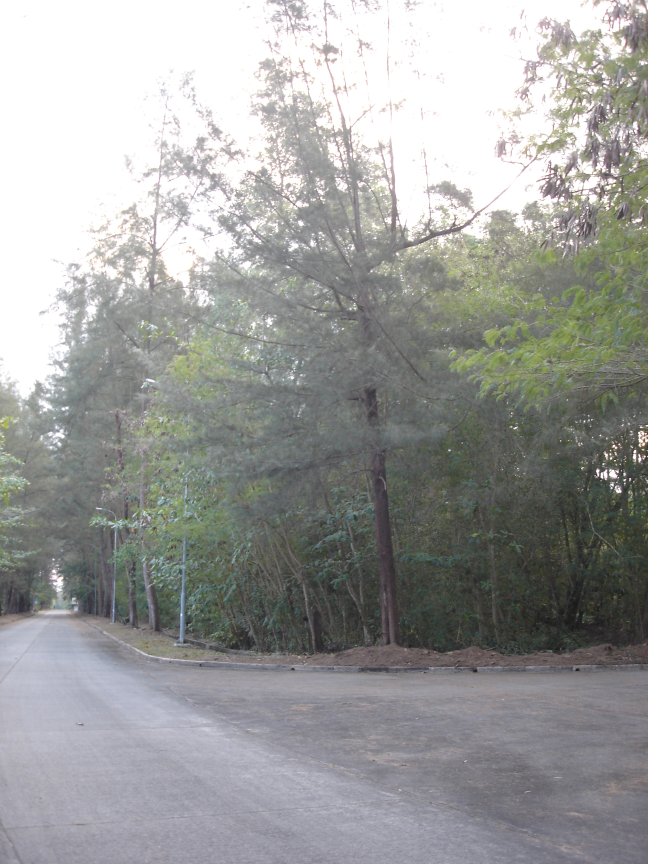
#> input picture gambar_terang.JPG, 1944 x 2592 px, found by its file name (shown at 1/3 size); the run also reads 1 picture not shown here
$ python 'tugas 1 pcv.py'
#> lines starting #> are read from the running program, lines starting #| are printed output that depends on the picture
"""
IMAGE LAB - Tugas Pengolahan Citra Digital
============================================
Lingkungan  : Python 3 + numpy + opencv-python + matplotlib
Cara pakai  : jalankan di VS Code (klik Run) atau via terminal:
              python image_lab.py

INSTALASI PAKET (jalankan sekali di terminal VS Code):
    pip install numpy opencv-python matplotlib

Struktur file mengikuti 4 soal:
  1. Uji lingkungan: baca 1 foto & tampilkan
  2. Baca 3 citra (terang, gelap, kontras rendah) -> laporkan shape, dtype, min, max, mean
  3. Cetak potongan 8x8 piksel dari area gelap & terang
  4. Hitung ukuran data mentah vs ukuran file -> rasio kompresi

Fitur tambahan (bonus):
  - Konversi citra ke: Grayscale, Red-scale, Blue-scale, Yellow-scale, Green-scale
  - Dipanggil lewat menu interaktif di bagian bawah skrip
"""

import os
import cv2
import numpy as np
import matplotlib.pyplot as plt


# =========================================================
# SOAL 1 - UJI LINGKUNGAN: BACA 1 FOTO & TAMPILKAN
# =========================================================
def uji_baca_dan_tampilkan(path_gambar):
    """
    Membaca satu gambar dengan OpenCV, lalu men1ampilkannya dengan matplotlib.
    OpenCV membaca gambar dengan urutan channel BGR, sedangkan matplotlib
    menampilkan dengan urutan RGB, sehingga perlu dikonversi dulu.
    """
#> called with path_gambar = 'gambar_terang.jpg'
    img = cv2.imread(path_gambar)  # hasilnya BGR
#> img is the input picture: shape (2592, 1944, 3); mean B, G, R 155.6, 157.4, 156.5

    if img is None:
        print(f"[GAGAL] Tidak bisa membaca file: {path_gambar}")
        return None

    img_rgb = cv2.cvtColor(img, cv2.COLOR_BGR2RGB)

    plt.figure(figsize=(5, 5))
    plt.imshow(img_rgb)
    plt.title(f"Uji Tampil: {os.path.basename(path_gambar)}")
    plt.axis("off")
    plt.show()

    print(f"[OK] Berhasil membaca & menampilkan: {path_gambar}")
    print(f"     Ukuran (H, W, C): {img.shape}")
#|      Ukuran (H, W, C): (2592, 1944, 3)
    return img


# =========================================================
# SOAL 2 - LAPORAN STATISTIK 3 CITRA (shape, dtype, min, max, mean)
# =========================================================
def laporan_statistik_citra(daftar_path):
    """
    Membaca beberapa citra (mis. terang, gelap, kontras rendah)
    dan mencetak shape, dtype, nilai minimum, maksimum, dan rata-rata piksel.
    """
    print("\n" + "=" * 60)
    print("SOAL 2 - LAPORAN STATISTIK CITRA")
    print("=" * 60)

    hasil = {}
    for path in daftar_path:
        img = cv2.imread(path)
        if img is None:
            print(f"[GAGAL] Tidak bisa membaca: {path}")
            continue

        nama = os.path.basename(path)
        shape = img.shape
#> shape = (2592, 1944, 3)
        dtype = img.dtype
        nilai_min = img.min()
#> nilai_min = 11
        nilai_max = img.max()
#> nilai_max = 255
        nilai_mean = img.mean()
#> nilai_mean = 156.5

        print(f"\nCitra   : {nama}")
        print(f"  shape : {shape}")
#|   shape : (2592, 1944, 3)
        print(f"  dtype : {dtype}")
#|   dtype : uint8
        print(f"  min   : {nilai_min}")
#|   min   : 11
        print(f"  max   : {nilai_max}")
#|   max   : 255
        print(f"  mean  : {nilai_mean:.2f}")
#|   mean  : 156.50

        hasil[nama] = {
            "img": img,
            "shape": shape,
            "dtype": dtype,
            "min": nilai_min,
            "max": nilai_max,
            "mean": nilai_mean,
        }

    return hasil


# =========================================================
# SOAL 3 - POTONGAN 8x8 PIKSEL DARI AREA GELAP & TERANG
# =========================================================
def cetak_patch_8x8(img, baris_awal, kolom_awal, label=""):
    """
    Mengambil dan mencetak potongan (patch) 8x8 piksel dari sebuah citra,
    dimulai dari koordinat (baris_awal, kolom_awal).
    Untuk citra berwarna, dicetak per channel (B, G, R) agar mudah dibaca.
    """
    patch = img[baris_awal:baris_awal + 8, kolom_awal:kolom_awal + 8]

    print(f"\n--- Patch 8x8 [{label}] mulai (baris={baris_awal}, kolom={kolom_awal}) ---")
    print(f"Bentuk patch: {patch.shape}")

    if patch.ndim == 3:  # citra berwarna (H, W, 3) -> urutan BGR
        nama_channel = ["Blue", "Green", "Red"]
        for i, nama in enumerate(nama_channel):
            print(f"\nChannel {nama}:")
            print(patch[:, :, i])
    else:  # citra grayscale
        print(patch)

    print(f"\nRentang nilai pada patch ini: min={patch.min()}, max={patch.max()}")
    return patch


def cari_titik_gelap_dan_terang(img):
    """
    Mencari koordinat piksel paling gelap dan paling terang pada citra
    (berdasarkan citra grayscale-nya), untuk dijadikan pusat pengambilan patch.
    """
    gray = cv2.cvtColor(img, cv2.COLOR_BGR2GRAY)
    idx_gelap = np.unravel_index(np.argmin(gray), gray.shape)
    idx_terang = np.unravel_index(np.argmax(gray), gray.shape)
    return idx_gelap, idx_terang


def soal3_area_gelap_terang(img, nama_citra="citra"):
    print("\n" + "=" * 60)
    print(f"SOAL 3 - PATCH 8x8 AREA GELAP & TERANG ({nama_citra})")
    print("=" * 60)

    (r_gelap, c_gelap), (r_terang, c_terang) = cari_titik_gelap_dan_terang(img)

    # geser sedikit agar patch 8x8 tidak keluar batas gambar
    r_gelap = min(max(r_gelap, 0), img.shape[0] - 8)
    c_gelap = min(max(c_gelap, 0), img.shape[1] - 8)
    r_terang = min(max(r_terang, 0), img.shape[0] - 8)
    c_terang = min(max(c_terang, 0), img.shape[1] - 8)

    cetak_patch_8x8(img, r_gelap, c_gelap, label="area gelap")
    cetak_patch_8x8(img, r_terang, c_terang, label="area terang")


# =========================================================
# SOAL 4 - UKURAN DATA MENTAH vs UKURAN FILE -> RASIO KOMPRESI
# =========================================================
def hitung_rasio_kompresi(path_gambar):
    """
    Menghitung ukuran data mentah citra (uncompressed, dalam byte) berdasarkan
    shape dan dtype array numpy, dibandingkan dengan ukuran file aslinya di disk
    (yang biasanya sudah terkompresi, mis. JPEG/PNG).
    """
    print("\n" + "=" * 60)
    print(f"SOAL 4 - RASIO KOMPRESI: {os.path.basename(path_gambar)}")
    print("=" * 60)

    img = cv2.imread(path_gambar)
    if img is None:
        print(f"[GAGAL] Tidak bisa membaca: {path_gambar}")
        return None

    tinggi, lebar, channel = img.shape
    byte_per_piksel = img.dtype.itemsize  # umumnya 1 byte (uint8)

    # Ukuran data mentah = tinggi x lebar x channel x byte_per_piksel
    ukuran_mentah = tinggi * lebar * channel * byte_per_piksel

    # Ukuran file asli di disk (sudah terkompresi oleh format JPEG/PNG dst.)
    ukuran_file = os.path.getsize(path_gambar)

    rasio = ukuran_mentah / ukuran_file if ukuran_file > 0 else float("inf")

    print(f"Dimensi citra          : {tinggi} x {lebar} x {channel}")
    print(f"Byte per piksel        : {byte_per_piksel}")
    print(f"Ukuran data mentah     : {ukuran_mentah:,} byte  (~{ukuran_mentah/1024:.1f} KB)")
    print(f"Ukuran file di disk    : {ukuran_file:,} byte  (~{ukuran_file/1024:.1f} KB)")
    print(f"Rasio kompresi         : {rasio:.2f} : 1")
    print("(Artinya file di disk kira-kira " f"{rasio:.1f}x lebih kecil dibanding data mentahnya)")

    return {
        "ukuran_mentah": ukuran_mentah,
        "ukuran_file": ukuran_file,
        "rasio": rasio,
    }


# =========================================================
# BONUS - KONVERSI WARNA: GRAYSCALE, RED, BLUE, YELLOW, GREEN
# =========================================================
def ke_grayscale(img):
    """Mengubah citra BGR menjadi grayscale, lalu dikembalikan dalam 3 channel
    (agar bisa ditampilkan/disimpan sejajar dengan citra warna lain)."""
    gray = cv2.cvtColor(img, cv2.COLOR_BGR2GRAY)
    return cv2.cvtColor(gray, cv2.COLOR_GRAY2BGR)


def ke_redscale(img):
    """Menonjolkan channel Red saja: channel Blue & Green dinolkan."""
    hasil = img.copy()
    hasil[:, :, 0] = 0  # Blue -> 0
    hasil[:, :, 1] = 0  # Green -> 0
    return hasil


def ke_bluescale(img):
    """Menonjolkan channel Blue saja: channel Green & Red dinolkan."""
    hasil = img.copy()
    hasil[:, :, 1] = 0  # Green -> 0
    hasil[:, :, 2] = 0  # Red -> 0
    return hasil


def ke_greenscale(img):
    """Menonjolkan channel Green saja: channel Blue & Red dinolkan."""
    hasil = img.copy()
    hasil[:, :, 0] = 0  # Blue -> 0
    hasil[:, :, 2] = 0  # Red -> 0
    return hasil


def ke_yellowscale(img):
    """
    Kuning = campuran Red + Green (tanpa Blue), karena tidak ada channel
    'yellow' langsung di BGR. Maka channel Blue dinolkan, Red & Green tetap.
    """
    hasil = img.copy()
    hasil[:, :, 0] = 0  # Blue -> 0, sisakan Green & Red -> tampak kuning
    return hasil


KONVERSI_WARNA = {
    "1": ("Grayscale", ke_grayscale),
    "2": ("Red-scale", ke_redscale),
    "3": ("Blue-scale", ke_bluescale),
    "4": ("Yellow-scale", ke_yellowscale),
    "5": ("Green-scale", ke_greenscale),
}


def tampilkan_perbandingan(img_asli, img_hasil, judul_hasil):
    """Menampilkan citra asli dan citra hasil konversi berdampingan."""
    asli_rgb = cv2.cvtColor(img_asli, cv2.COLOR_BGR2RGB)
    hasil_rgb = cv2.cvtColor(img_hasil, cv2.COLOR_BGR2RGB)

    fig, ax = plt.subplots(1, 2, figsize=(10, 5))
    ax[0].imshow(asli_rgb)
    ax[0].set_title("Asli")
    ax[0].axis("off")

    ax[1].imshow(hasil_rgb)
    ax[1].set_title(judul_hasil)
    ax[1].axis("off")

    plt.tight_layout()
    plt.show()


def menu_konversi_warna(path_gambar):
    img = cv2.imread(path_gambar)
    if img is None:
        print(f"[GAGAL] Tidak bisa membaca: {path_gambar}")
        return

    print("\n" + "=" * 60)
    print("BONUS - KONVERSI WARNA CITRA")
    print("=" * 60)
    for kunci, (nama, _) in KONVERSI_WARNA.items():
        print(f"  {kunci}. {nama}")
    print("  0. Kembali / lewati")

    pilihan = input("Pilih mode konversi (0-5): ").strip()

    if pilihan == "0" or pilihan not in KONVERSI_WARNA:
        print("Dilewati.")
        return

    nama_mode, fungsi = KONVERSI_WARNA[pilihan]
    hasil = fungsi(img)

    tampilkan_perbandingan(img, hasil, nama_mode)

    nama_file = os.path.splitext(os.path.basename(path_gambar))[0]
    output_path = f"{nama_file}_{nama_mode.lower().replace('-', '')}.png"
    cv2.imwrite(output_path, hasil)
    print(f"[OK] Hasil konversi disimpan sebagai: {output_path}")


# =========================================================
# PROGRAM UTAMA
# =========================================================
if __name__ == "__main__":
    # -----------------------------------------------------
    # UBAH DAFTAR PATH INI SESUAI FILE GAMBAR ANDA
    # Sediakan 3 citra: 1 terang, 1 gelap, 1 kontras rendah
    # -----------------------------------------------------
    PATH_TERANG = "gambar_terang.jpg"
    PATH_GELAP = "gambar_gelap.jpg"
    PATH_KONTRAS_RENDAH = "gambar_kontras_rendah.jpg"

    daftar_citra = [PATH_TERANG, PATH_GELAP, PATH_KONTRAS_RENDAH]

    print("#" * 60)
    print("# SOAL 1 - UJI LINGKUNGAN: BACA & TAMPILKAN 1 FOTO")
    print("#" * 60)
    img_uji = uji_baca_dan_tampilkan(PATH_TERANG)

    # SOAL 2
    hasil_statistik = laporan_statistik_citra(daftar_citra)
#> hasil_statistik = 3 items

    # SOAL 3 - lakukan untuk citra gelap & citra terang
    if PATH_TERANG in [os.path.basename(p) for p in hasil_statistik] or os.path.exists(PATH_TERANG):
        img_terang = cv2.imread(PATH_TERANG)
        if img_terang is not None:
            soal3_area_gelap_terang(img_terang, nama_citra=PATH_TERANG)
#> in cari_titik_gelap_dan_terang, `gray = cv2.cvtColor(img, cv2.COLOR_BGR2GRAY)`:
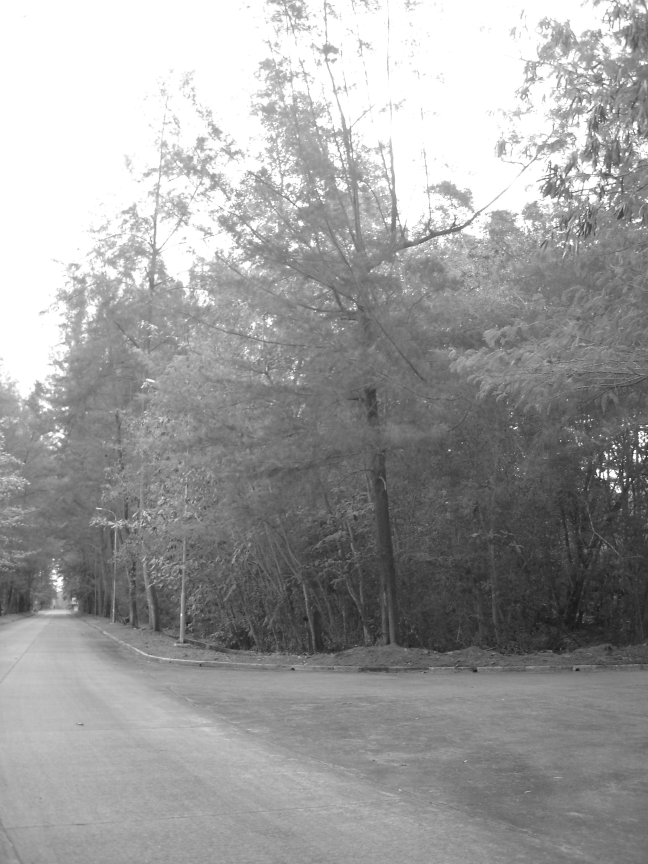
#> gray: shape (2592, 1944) (shown at 1/3 size); min 15, max 255, mean 156.9
#> in cari_titik_gelap_dan_terang, `idx_gelap = np.unravel_index(np.argmin(gray), gray.shape)`: idx_gelap = (2018, 1275)
#> in cari_titik_gelap_dan_terang, `idx_terang = np.unravel_index(np.argmax(gray), gray.shape)`: idx_terang = (0, 0)
#> in soal3_area_gelap_terang, `(r_gelap, c_gelap), (r_terang, c_terang) = cari_titik_gelap_dan_terang..`: r_gelap = 2018; c_gelap = 1275; r_terang = 0
#| --- Patch 8x8 [area gelap] mulai (baris=2018, kolom=1275) ---
#| Bentuk patch: (8, 8, 3)
#> the loop in cetak_patch_8x8, `for i, nama in enumerate(nama_channel):` made 3 passes
#> (printed output is left out)
#| Rentang nilai pada patch ini: min=12, max=138
#| --- Patch 8x8 [area terang] mulai (baris=0, kolom=0) ---
#| Bentuk patch: (8, 8, 3)
#> the loop in cetak_patch_8x8 (call 2), `for i, nama in enumerate(nama_channel):` made 3 passes
#> (printed output is left out)
#| Rentang nilai pada patch ini: min=255, max=255

    if os.path.exists(PATH_GELAP):
        img_gelap = cv2.imread(PATH_GELAP)
        if img_gelap is not None:
            soal3_area_gelap_terang(img_gelap, nama_citra=PATH_GELAP)
#> in cari_titik_gelap_dan_terang (call 2), `gray = cv2.cvtColor(img, cv2.COLOR_BGR2GRAY)`:
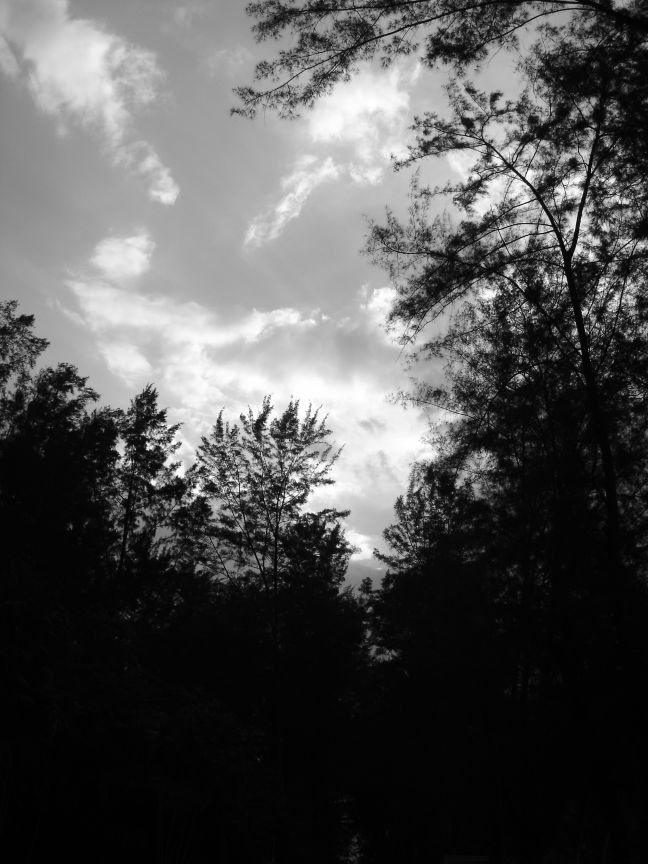
#> gray: shape (2592, 1944) (shown at 1/3 size); min 0, max 255, mean 82.2
#> in cari_titik_gelap_dan_terang (call 2), `idx_gelap = np.unravel_index(np.argmin(gray), gray.shape)`: idx_gelap = (43, 1308)
#> in cari_titik_gelap_dan_terang (call 2), `idx_terang = np.unravel_index(np.argmax(gray), gray.shape)`: idx_terang = (469, 1170)
#| --- Patch 8x8 [area gelap] mulai (baris=43, kolom=1308) ---
#| Bentuk patch: (8, 8, 3)
#| Rentang nilai pada patch ini: min=0, max=180
#| --- Patch 8x8 [area terang] mulai (baris=469, kolom=1170) ---
#| Bentuk patch: (8, 8, 3)
#| Rentang nilai pada patch ini: min=39, max=255

    # SOAL 4 - hitung rasio kompresi salah satu citra
    if os.path.exists(PATH_TERANG):
        hitung_rasio_kompresi(PATH_TERANG)
#| Dimensi citra          : 2592 x 1944 x 3
#| Byte per piksel        : 1
#| Ukuran data mentah     : 15,116,544 byte  (~14762.2 KB)
#| Rasio kompresi         : 7.11 : 1
#| (Artinya file di disk kira-kira 7.1x lebih kecil dibanding data mentahnya)

    # BONUS - menu konversi warna interaktif
    if os.path.exists(PATH_TERANG):
        menu_konversi_warna(PATH_TERANG)
#> the answer given: 1
#> in tampilkan_perbandingan, `plt.show()`:
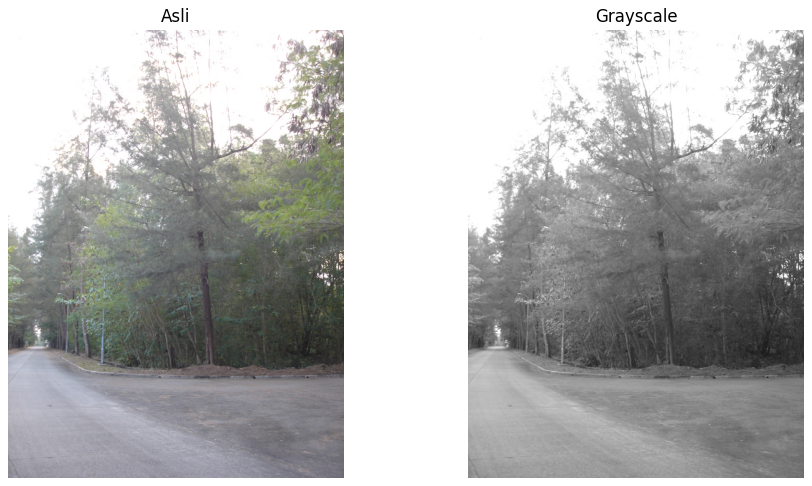
#> figure drawn by matplotlib, 2 panels

    print("\nSelesai. Semua tahapan tugas telah dijalankan.")
